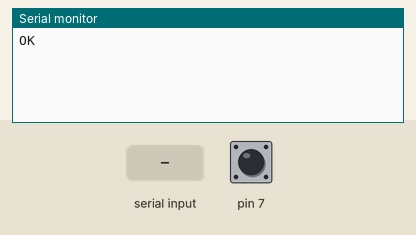
Simulated run of this sketch. Board: Arduino Mega 2560, built with avr-gcc and run on an emulated ATmega2560. Parts: the last lines printed to the serial monitor. Inputs (shaded band) come from the test bench; at power-on: pin 7 HIGH. The modem accepts every AT command (registered, SIM ready, sends succeed) and sends nothing else.

Above: at 2.2 s.
2.3 s: pin 7 pulled LOW for 0.6 s
At 3.1 s:
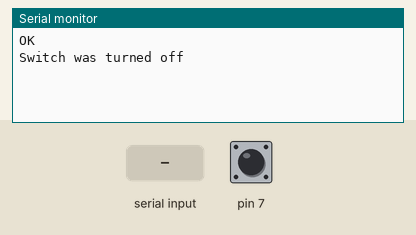
5.5 s: "1" received over the second serial link
At 6.3 s:
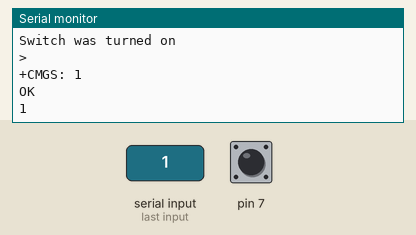
7.1 s: "0" received over the second serial link
At 7.8 s:
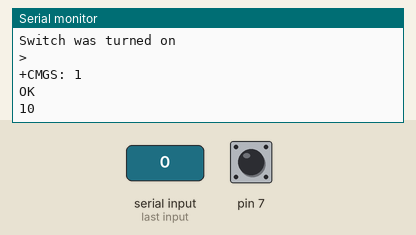

Measured:
- after the input at 2.3 s, the serial monitor: prints a new line after 0.21 s (image 1)
- after the input at 5.5 s, the serial monitor: prints a new line after 0.13 s (image 2)
- after the input at 7.1 s, the serial monitor: prints a new line at once (image 3)

The sketch:

gsmTextOnEvent.ino
```cpp
#include <SoftwareSerial.h>

SoftwareSerial GPRS(22, 23);
boolean state, lastState;

void setup()
{
  pinMode(7, INPUT_PULLUP);
  state = digitalRead(7);
  lastState = state;

  GPRS.begin(9600);
  Serial.begin(9600);

  GPRS.println("AT+CMGF=1");

  delay(1000);
}

void loop()
{
  while(GPRS.available()) {
    Serial.write(GPRS.read());
  }

  lastState = state;
  state = digitalRead(7);

  if ( state != lastState ) {
    sendSMS();
  }

  delay(500);
}

void sendSMS() {
  Serial.print("Switch was turned ");
  Serial.println(state ? "on" : "off");

  GPRS.println("AT+CMGS=\"07585706676\"");

  delay(500);

  GPRS.print("Switch was turned ");
  GPRS.println(state ? "on" : "off");
  GPRS.write( 0x1a ); // ctrl+Z character

  delay(500);
}
```
